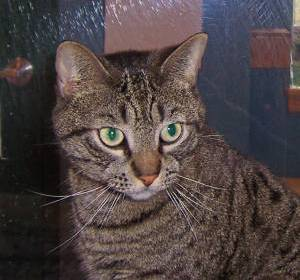
#> input picture images/cat.1.jpg, 300 x 280 px
$ python flip.py
#> lines starting #> are read from the running program, lines starting #| are printed output that depends on the picture
import cv2 as cv
img = cv.imread('images/cat.1.jpg')
#> img is the input picture: shape (280, 300, 3); mean B, G, R 68, 68.3, 78.8
flip = cv.flip(img,-1)
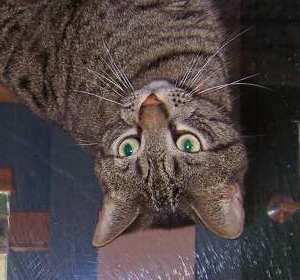
#> flip: shape (280, 300, 3); mean B, G, R 68, 68.3, 78.8
cv.imshow("Flip",flip)
cv.waitKey(0)

$ run again, with images/cat.14.jpg copied over images/cat.1.jpg
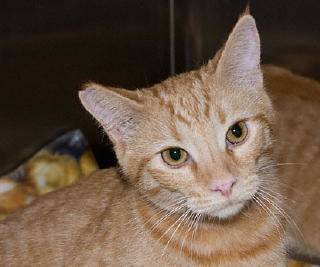
#> input picture images/cat.14.jpg, 320 x 267 px
#> img is the input picture: shape (267, 320, 3); mean B, G, R 71.4, 87.3, 107.7
#> `flip = cv.flip(img,-1)`:
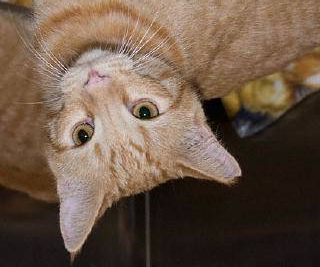
#> flip: shape (267, 320, 3); mean B, G, R 71.4, 87.3, 107.7

$ run again, with images/cat.22.jpg copied over images/cat.1.jpg
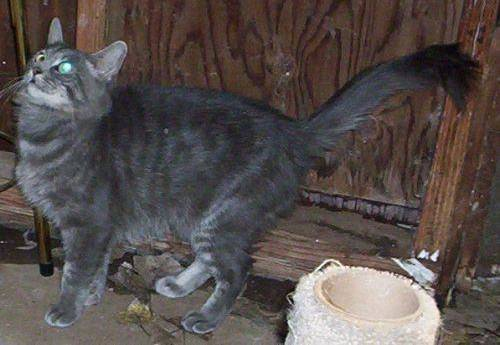
#> input picture images/cat.22.jpg, 500 x 345 px
#> img is the input picture: shape (345, 500, 3); mean B, G, R 76, 77.9, 86.5
#> `flip = cv.flip(img,-1)`:
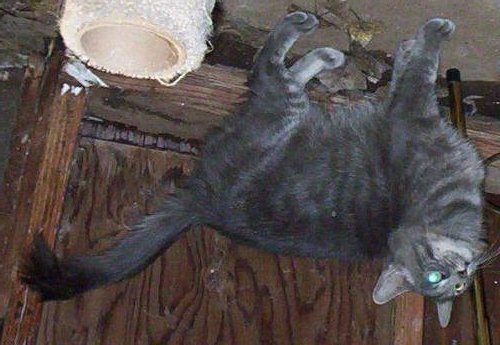
#> flip: shape (345, 500, 3); mean B, G, R 76, 77.9, 86.5

$ run again, with images/cat.26.jpg copied over images/cat.1.jpg
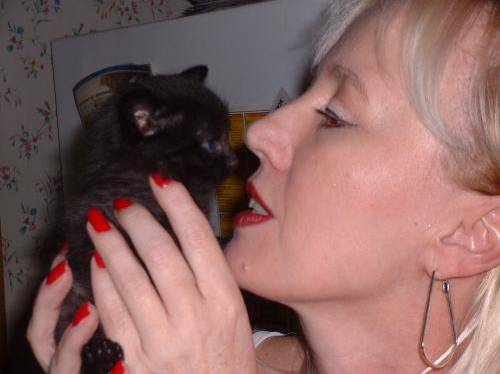
#> input picture images/cat.26.jpg, 500 x 374 px
#> img is the input picture: shape (374, 500, 3); mean B, G, R 97.8, 101, 136.5
#> `flip = cv.flip(img,-1)`:
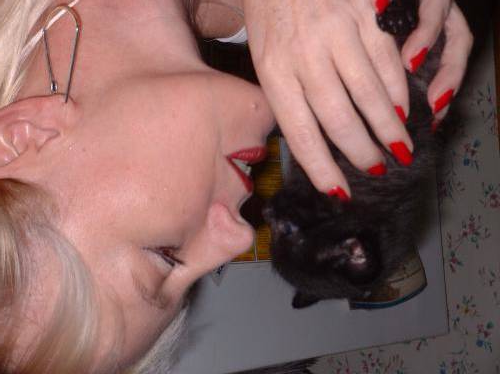
#> flip: shape (374, 500, 3); mean B, G, R 97.8, 101, 136.5
